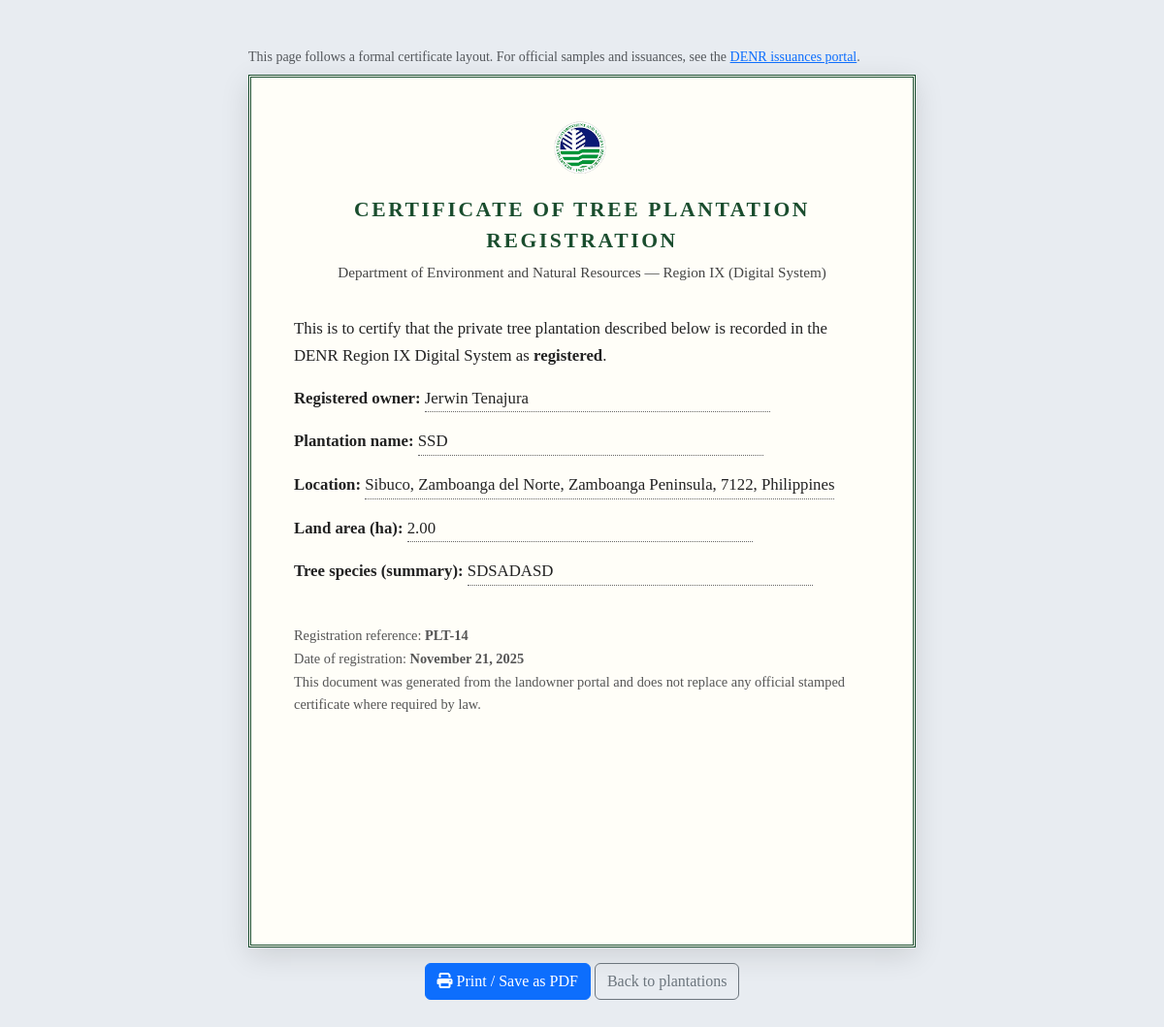
Page /modules/landowner/plantations/certificate.php?id=14 (signed in) on the committed database.
### tables this page shows
CREATE TABLE `plantations` (
  `plantation_id` int(11) NOT NULL,
  `user_id` int(11) NOT NULL,
  `plantation_name` varchar(150) DEFAULT NULL,
  `tree_species` varchar(100) DEFAULT NULL,
  `land_area` decimal(10,2) DEFAULT NULL,
  `location_address` text DEFAULT NULL,
  `latitude` decimal(10,6) DEFAULT NULL,
  `longitude` decimal(10,6) DEFAULT NULL,
  `status` enum('pending','validated','registered') DEFAULT 'pending',
  `registered_at` timestamp NULL DEFAULT NULL
);

CREATE TABLE `users` (
  `user_id` int(11) NOT NULL,
  `full_name` varchar(150) NOT NULL,
  `email` varchar(100) NOT NULL,
  `password` varchar(255) NOT NULL,
  `role` enum('landowner','officer','admin') NOT NULL,
  `contact_number` varchar(20) DEFAULT NULL,
  `created_at` timestamp NOT NULL DEFAULT current_timestamp(),
  `profile_img` varchar(255) DEFAULT 'default.png',
  `status` enum('active','inactive') DEFAULT 'active'
);

### modules/landowner/plantations/certificate.php (the view, shortened to what this page needs)
<?php
$id = isset($_GET['id']) ? (int) $_GET['id'] : 0;
$database = new Database();
$db = $database->getConnection();
$stmt = $db->prepare('SELECT p.*, u.full_name AS owner_name, u.email AS owner_email FROM plantations p JOIN users u ON p.user_id = u.user_id WHERE p.plantation_id = ? AND p.user_id = ?');
$stmt->execute([$id, $_SESSION['user_id']]);
$p = $stmt->fetch(PDO::FETCH_ASSOC);
$refUrl = 'https://www.denr.gov.ph/issuances';
?>
<!DOCTYPE html>
<html lang="en">
<head>
    <link href="https://cdn.jsdelivr.net/npm/bootstrap@5.3.0/dist/css/bootstrap.min.css" rel="stylesheet">
    <link rel="stylesheet" href="https://cdnjs.cloudflare.com/ajax/libs/font-awesome/6.4.0/css/all.min.css">
</head>
<body>
    <div class="cert-wrap">
        <p class="no-print small text-muted mb-2">
            This page follows a formal certificate layout. For official samples and issuances, see the
            <a href="<?php echo htmlspecialchars($refUrl); ?>" target="_blank" rel="noopener">DENR issuances portal</a>.
        </p>
        <div class="cert-sheet">
            <div class="cert-seal">
                <img src="../../../assets/img/denrlogo.png" alt="">
            </div>
            <div class="cert-title">Certificate of Tree Plantation Registration</div>
            <div class="cert-sub">Department of Environment and Natural Resources — Region IX (Digital System)</div>
            <div class="cert-body">
                <p>This is to certify that the private tree plantation described below is recorded in the DENR Region IX Digital System as <strong>registered</strong>.</p>
                <p><strong>Registered owner:</strong> <span class="cert-field"><?php echo htmlspecialchars($p['owner_name']); ?></span></p>
                <p><strong>Plantation name:</strong> <span class="cert-field"><?php echo htmlspecialchars($p['plantation_name']); ?></span></p>
                <p><strong>Location:</strong> <span class="cert-field"><?php echo htmlspecialchars($p['location_address']); ?></span></p>
                <p><strong>Land area (ha):</strong> <span class="cert-field"><?php echo htmlspecialchars(number_format((float) $p['land_area'], 2)); ?></span></p>
                <p><strong>Tree species (summary):</strong> <span class="cert-field"><?php echo htmlspecialchars($p['tree_species']); ?></span></p>
                <p class="cert-meta">
                    Registration reference: <strong>PLT-<?php echo (int) $p['plantation_id']; ?></strong><br>
                    <?php if (!empty($p['approved_at'])): ?>
                    Date of registration: <strong><?php echo htmlspecialchars(date('F j, Y', strtotime($p['approved_at']))); ?></strong><br>
                    <?php elseif (!empty($p['registered_at'])): ?>
                    Date of registration: <strong><?php echo htmlspecialchars(date('F j, Y', strtotime($p['registered_at']))); ?></strong><br>
                    <?php endif; ?>
                    This document was generated from the landowner portal and does not replace any official stamped certificate where required by law.
                </p>
            </div>
        </div>
        <div class="text-center no-print mt-3">
            <button type="button" class="btn btn-primary" onclick="window.print()"><i class="fas fa-print"></i> Print / Save as PDF</button>
            <a href="plantations.php" class="btn btn-outline-secondary">Back to plantations</a>
        </div>
    </div>
</body>
</html>

### modules/landowner/plantations/certificate.php (style rules this page uses)
body { background: #e8ecf1; font-family: Georgia, 'Times New Roman', serif; }
.cert-wrap { max-width: 720px; margin: 2rem auto; padding: 1rem; }
.cert-sheet { background: #fffef8; border: 3px double #1a4d2e; box-shadow: 0 8px 28px rgba(0,0,0,.12); padding: 2.5rem 2.75rem; min-height: 900px; }
.cert-seal { text-align: center; margin-bottom: 1rem; }
.cert-seal img { height: 64px; }
.cert-title { text-align: center; font-size: 1.35rem; letter-spacing: .12em; text-transform: uppercase; color: #1a4d2e; font-weight: 700; }
.cert-sub { text-align: center; font-size: .95rem; color: #444; margin-top: .35rem; }
.cert-body { margin-top: 2rem; font-size: 1.05rem; line-height: 1.65; color: #222; }
.cert-field { border-bottom: 1px dotted #666; min-height: 1.5rem; display: inline-block; min-width: 60%; }
.cert-meta { margin-top: 2.5rem; font-size: .9rem; color: #555; }

### rows in the picture
plantations: user.full_name "Jerwin Tenajura", plantation_name "SSD", location_address "Sibuco, Zamboanga del Norte, Zamboanga Peninsula, 7122, Philippines", land_area "2.00", tree_species "SDSADASD", plantation_id "14", registered_at "November 21, 2025"
